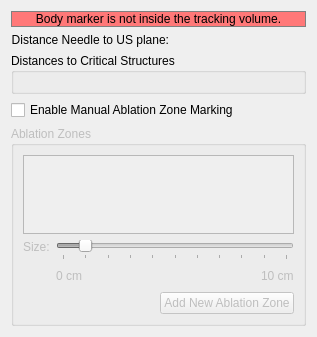
<?xml version="1.0" encoding="UTF-8"?>
<ui version="4.0">
 <class>QmitkUSNavigationStepPunctuationIntervention</class>
 <widget class="QWidget" name="QmitkUSNavigationStepPunctuationIntervention">
  <property name="geometry">
   <rect>
    <x>0</x>
    <y>0</y>
    <width>317</width>
    <height>337</height>
   </rect>
  </property>
  <property name="windowTitle">
   <string>Form</string>
  </property>
  <layout class="QVBoxLayout" name="verticalLayout_4">
   <item>
    <widget class="QLabel" name="bodyMarkerTrackingStatusLabel">
     <property name="styleSheet">
      <string notr="true">
              background-color: #ff7878; margin-right: 1em; margin-left: 1em;
              border: 1px solid grey
            </string>
     </property>
     <property name="text">
      <string>Body marker is not inside the tracking volume.</string>
     </property>
     <property name="alignment">
      <set>Qt::AlignCenter</set>
     </property>
     <property name="wordWrap">
      <bool>true</bool>
     </property>
    </widget>
   </item>
   <item>
    <layout class="QHBoxLayout" name="horizontalLayout">
     <item>
      <widget class="QLabel" name="label">
       <property name="text">
        <string>Distance Needle to US plane:</string>
       </property>
       <property name="alignment">
        <set>Qt::AlignRight|Qt::AlignTrailing|Qt::AlignVCenter</set>
       </property>
      </widget>
     </item>
     <item>
      <widget class="QLabel" name="m_DistanceToUSPlane">
       <property name="text">
        <string>&lt;not available&gt;</string>
       </property>
      </widget>
     </item>
    </layout>
   </item>
   <item>
    <widget class="QGroupBox" name="riskStructuresRangeGroupBox">
     <property name="title">
      <string>Distances to Critical Structures</string>
     </property>
     <layout class="QVBoxLayout" name="verticalLayout_5">
      <item>
       <widget class="QmitkUSNavigationZoneDistancesWidget" name="riskStructuresRangeWidget" native="true"/>
      </item>
     </layout>
    </widget>
   </item>
   <item>
    <widget class="QCheckBox" name="m_EnableAblationMarking">
     <property name="text">
      <string>Enable Manual Ablation Zone Marking</string>
     </property>
    </widget>
   </item>
   <item>
    <widget class="QGroupBox" name="m_AblationZonesBox">
     <property name="enabled">
      <bool>false</bool>
     </property>
     <property name="title">
      <string>Ablation Zones</string>
     </property>
     <layout class="QVBoxLayout" name="verticalLayout_3">
      <item>
       <widget class="QListWidget" name="m_AblationZonesList"/>
      </item>
      <item>
       <layout class="QHBoxLayout" name="horizontalLayout_3">
        <item>
         <layout class="QVBoxLayout" name="verticalLayout_2">
          <item>
           <widget class="QLabel" name="label_3">
            <property name="text">
             <string>Size:</string>
            </property>
           </widget>
          </item>
          <item>
           <spacer name="verticalSpacer_2">
            <property name="orientation">
             <enum>Qt::Vertical</enum>
            </property>
            <property name="sizeHint" stdset="0">
             <size>
              <width>20</width>
              <height>40</height>
             </size>
            </property>
           </spacer>
          </item>
         </layout>
        </item>
        <item>
         <layout class="QVBoxLayout" name="verticalLayout">
          <item>
           <widget class="QSlider" name="m_AblationZoneSizeSlider">
            <property name="maximum">
             <number>100</number>
            </property>
            <property name="value">
             <number>10</number>
            </property>
            <property name="orientation">
             <enum>Qt::Horizontal</enum>
            </property>
            <property name="tickPosition">
             <enum>QSlider::TicksBelow</enum>
            </property>
            <property name="tickInterval">
             <number>10</number>
            </property>
           </widget>
          </item>
          <item>
           <layout class="QHBoxLayout" name="horizontalLayout_2">
            <item>
             <widget class="QLabel" name="label_4">
              <property name="text">
               <string>0 cm</string>
              </property>
             </widget>
            </item>
            <item>
             <spacer name="horizontalSpacer">
              <property name="orientation">
               <enum>Qt::Horizontal</enum>
              </property>
              <property name="sizeHint" stdset="0">
               <size>
                <width>40</width>
                <height>20</height>
               </size>
              </property>
             </spacer>
            </item>
            <item>
             <widget class="QLabel" name="label_5">
              <property name="text">
               <string>10 cm</string>
              </property>
             </widget>
            </item>
           </layout>
          </item>
         </layout>
        </item>
       </layout>
      </item>
      <item>
       <layout class="QHBoxLayout" name="horizontalLayout_4">
        <item>
         <spacer name="horizontalSpacer_2">
          <property name="orientation">
           <enum>Qt::Horizontal</enum>
          </property>
          <property name="sizeHint" stdset="0">
           <size>
            <width>40</width>
            <height>20</height>
           </size>
          </property>
         </spacer>
        </item>
        <item>
         <widget class="QPushButton" name="m_AddNewAblationZone">
          <property name="text">
           <string>Add New Ablation Zone</string>
          </property>
         </widget>
        </item>
       </layout>
      </item>
     </layout>
    </widget>
   </item>
   <item>
    <spacer name="verticalSpacer">
     <property name="orientation">
      <enum>Qt::Vertical</enum>
     </property>
     <property name="sizeHint" stdset="0">
      <size>
       <width>20</width>
       <height>40</height>
      </size>
     </property>
    </spacer>
   </item>
  </layout>
 </widget>
 <customwidgets>
  <customwidget>
   <class>QmitkUSNavigationZoneDistancesWidget</class>
   <extends>QWidget</extends>
   <header>src/internal/Widgets/QmitkUSNavigationZoneDistancesWidget.h</header>
   <container>1</container>
  </customwidget>
 </customwidgets>
 <resources/>
 <connections/>
</ui>
